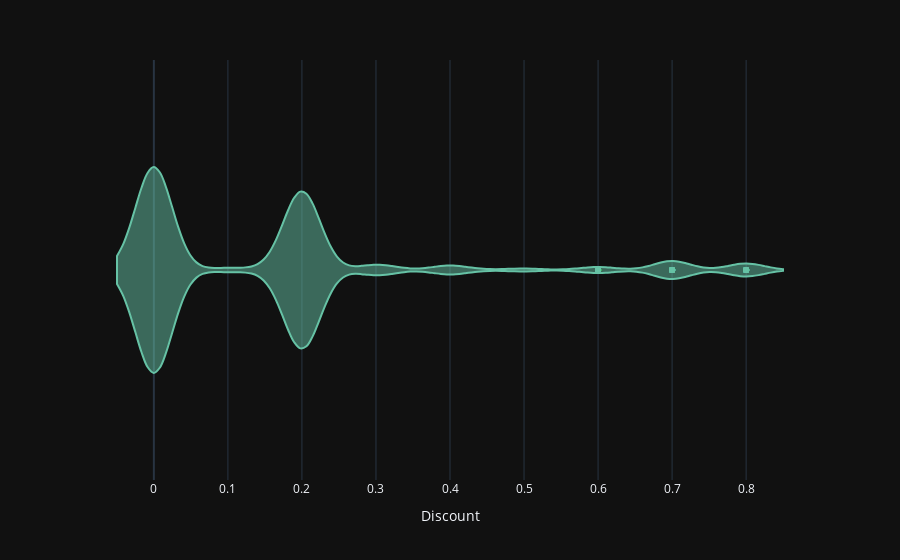

The notebook cell saved with this chart:
### Code cell
iplot(px.violin(data_frame=data,x="Discount"))

### Figure 1 — Plotly figure (JSON) as saved in the notebook; plotly's stock layout.template omitted (floating-point values rounded to 4 significant figures; data arrays with more than 128 entries replaced by an {"elided": "..."} marker saying what was removed)
{"data": [{"alignmentgroup": "True", "box": {"visible": false}, "hovertemplate": "Discount=%{x}<extra></extra>", "legendgroup": "", "marker": {"color": "rgb(102,194,165)"}, "name": "", "offsetgroup": "", "orientation": "h", "scalegroup": "True", "showlegend": false, "type": "violin", "x": {"elided": "9978 float values"}, "x0": " ", "xaxis": "x", "y0": " ", "yaxis": "y"}], "layout": {"autosize": true, "legend": {"tracegroupgap": 0}, "margin": {"t": 60}, "violinmode": "group", "xaxis": {"anchor": "y", "autorange": true, "domain": [0, 1], "range": [-0.09977, 0.8998], "title": {"text": "Discount"}, "type": "linear"}, "yaxis": {"anchor": "x", "autorange": true, "domain": [0, 1], "range": [-0.5, 0.5], "type": "category"}}}
